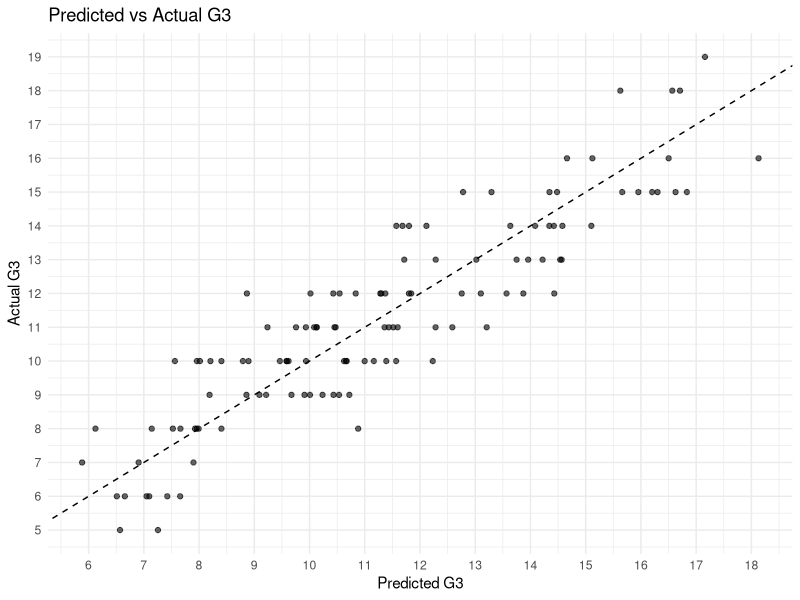

Write the R code that produced this figure.
library(ggplot2)

allData<-read.csv("student-mat.csv", sep=";", header=TRUE)

purgeData<-subset(allData, higher=="yes" & absences<=30 & G3>0 & school=="GP")


purgeData<-purgeData[, -c(1,21,ncol(purgeData)-1)]
# purgeData<-purgeData[, -c(1,21)]


# 1. 轉換類別變數為 factor
category<-c("sex", "address", "famsize", "Pstatus", 
  "Mjob", "Fjob", "reason", "guardian", 
  "schoolsup", "famsup", "paid", "activities", 
  "nursery", "internet", "romantic")
purgeData[category]<-lapply(purgeData[category], as.factor)

set.seed(123)  # 設定隨機種子以重現結果
df.train<-purgeData[sample(1:nrow(purgeData),ceiling(nrow(purgeData)*0.7)), ]
df.test<-purgeData[-as.numeric(rownames(df.train)), ]

# 2. 建立多元線性回歸模型 (以所有變數預測 G3)
model<-lm(G3~., data=df.train)

# 檢視模型摘要，確認係數、R²、p-value 等
print(summary(model))

# 3. 在測試集上做預測
prediction<-predict(model, newdata=df.test)

# 計算 RMSE（評估模型在測試集的誤差）
rmse.test<-sqrt(mean((df.test$G3-prediction)^2))
print(paste("Test RMSE:", round(rmse.test, 3)))

# 計算測試集 R-squared
r2.test<-cor(df.test$G3, prediction)^2
print(paste("Test R-squared:", round(r2.test, 3)))

# 計算訓練集RMSE
rmse.train<-sqrt(mean((df.train$G3-predict(model, newdata=df.train))^2))
print(paste("Train RMSE:", round(rmse.train, 3)))

# 計算訓練集 R-squared
r2.train<-cor(df.train$G3, predict(model, newdata=df.train))^2
print(paste("Train R-squared:", round(r2.train, 3)))

# （可選）畫出預測值 vs 真實值的散佈圖，檢查模型效果
plot<-ggplot(df.test, aes(x=prediction, y=G3))+
  geom_point(alpha=0.6)+
  geom_abline(intercept=0, slope=1, linetype="dashed")+
  scale_x_continuous(breaks=seq(5, 20, 1))+
  scale_y_continuous(breaks=seq(5, 20, 1))+
  labs(title="Predicted vs Actual G3", 
    x="Predicted G3", 
    y="Actual G3")+
  theme_minimal()
  

print(plot)

# 自動挑選模型中絕對 t 值前10大的變數（排除截距）
coef_sum <- summary(model)$coefficients
tvals_raw <- abs(coef_sum[, "t value"])
tvals_raw <- tvals_raw[names(tvals_raw) != "(Intercept)"]

# 建立「係數名稱 → 原始欄位」對應（handle factor dummies）
orig_vars <- names(df.train)
map_term_to_var <- function(term) {
  if (term %in% orig_vars) return(term)
  # 找到第一個原始欄位名稱是 term 的前綴
  hit <- orig_vars[startsWith(term, orig_vars)]
  if (length(hit) > 0) return(hit[1])
  term
}
mapped_vars <- vapply(names(tvals_raw), map_term_to_var, character(1))
tvals <- tvals_raw  # 方便閱讀，仍保留原始 t 值
names(tvals) <- mapped_vars          # 重設名稱為原始變數
# 取得前10個（若重複取唯一）
top10_vars <- unique(names(sort(tvals, decreasing = TRUE)))[1:10]

cat("\nTop 10 t-value variables:", paste(top10_vars, collapse = ", "), "\n")


# 4. 先詢問詳細版或精簡版
cat("\n請選擇分析版本：1. 詳細版分析；2. 精簡版分析\n")
while(TRUE){
  analyzeMode<-readline("輸入 1 或 2: ")
  if(analyzeMode==""){
    analyzeMode<-"2"
  }
  if(analyzeMode=="1"||analyzeMode=="2"){
    break
  }
  print("輸入不合法，請輸入 1 或 2。")
}
# 定義所有預測變數
predictVar<-setdiff(names(df.train), "G3")

# 若選擇精簡版，只提示以下變數，其餘自動填中位數/眾數
if(analyzeMode=="2"){
    considerInput<-top10_vars
}else{
  considerInput<-predictVar
}
# 開始收集輸入
cat("\n請依序輸入以下變數的值，一行一個，留空則以中位數(數值)或眾數(類別)補上：\n")
userInput<-list()
for(inputVar in predictVar){
  # 計算中位數或眾數
  if(is.numeric(df.train[[inputVar]])){
    numeric.common<-median(df.train[[inputVar]], na.rm=TRUE)
    if(inputVar%in%considerInput){
      cat("\n============================================\n")
      # 顯示此變數對 G3 的影響方向（在輸入前）
      est <- coef_sum[inputVar, "Estimate"]
      dir <- if(est > 0) "正向" else if(est < 0) "負向" else "無方向"
      cat("\n\n",inputVar,"係數=",est,"影響",dir,"G3\n")
      # 計算該變數的最小和最大值作為可接受範圍
      numeric.min<-min(df.train[[inputVar]], na.rm=TRUE)
      numeric.max<-max(df.train[[inputVar]], na.rm=TRUE)
      while(TRUE){
        rawInput<-readline(sprintf(" =>%s 範圍 %s - %s [默認 %s]: ", inputVar, numeric.min, numeric.max, numeric.common))
        if(rawInput==""||is.na(rawInput)){
          numeric.input<-numeric.common
          break
        }
        numeric.input<-suppressWarnings(as.numeric(rawInput))
        if(!is.na(numeric.input)&&numeric.input>=numeric.min&&numeric.input<=numeric.max){
          break
        }
        cat("輸入不合法，請輸入",numeric.min,"到",numeric.max,"之間的數字。\n")
      }
      userInput[[inputVar]]<-numeric.input
    }else{
      userInput[[inputVar]]<-numeric.common
    }
  }else if(is.factor(df.train[[inputVar]])){
    factor.valid<-levels(df.train[[inputVar]])
    factor.common<-names(sort(table(df.train[[inputVar]]), decreasing=TRUE))[1]
    if(inputVar%in%considerInput){
      cat("\n============================================\n")
      # 列出此類別變數各水平對 G3 的影響方向（在輸入前）
      cat("\n",inputVar,"各水平影響：\n")
      for(lv in factor.valid){
        dummyName <- paste0(inputVar, lv)
        if(dummyName %in% rownames(coef_sum)){
          est_lv <- coef_sum[dummyName, "Estimate"]
          dir_lv <- if(est_lv > 0) "正向" else if(est_lv < 0) "負向" else "無方向"
          cat(" ",lv,"(係數=",est_lv,dir_lv,"\n")
        } else {
          cat(" ",lv,"(基準)","\n")
        }
      }
      cat("\n")
      while(TRUE){
        rawInput<-readline(sprintf(" =>%s ，可選值: %s [默認 %s]: ", inputVar, paste(factor.valid, collapse="/"), factor.common))
        if(rawInput==""){
          factor.input<-factor.common
          break
        }
        if(rawInput%in%factor.valid){
          factor.input<-rawInput
          break
        }
        print(sprintf("輸入不合法，可選值：%s", paste(factor.valid, collapse="/")))
      }
      userInput[[inputVar]]<-factor.input
    }else{
      userInput[[inputVar]]<-factor.common
    }
  }
}
# 建立新資料框並轉回 factor
df.input<-as.data.frame(userInput, stringsAsFactors=FALSE)
for(inputVar in predictVar){
  if(is.factor(df.train[[inputVar]])){
    df.input[[inputVar]]<-factor(df.input[[inputVar]], levels=levels(df.train[[inputVar]]))
  }
}
# 預測並輸出結果
predUser<-predict(model, newdata=df.input)
cat("預測的 G3 分數為:", round(predUser, 1),"\n")
